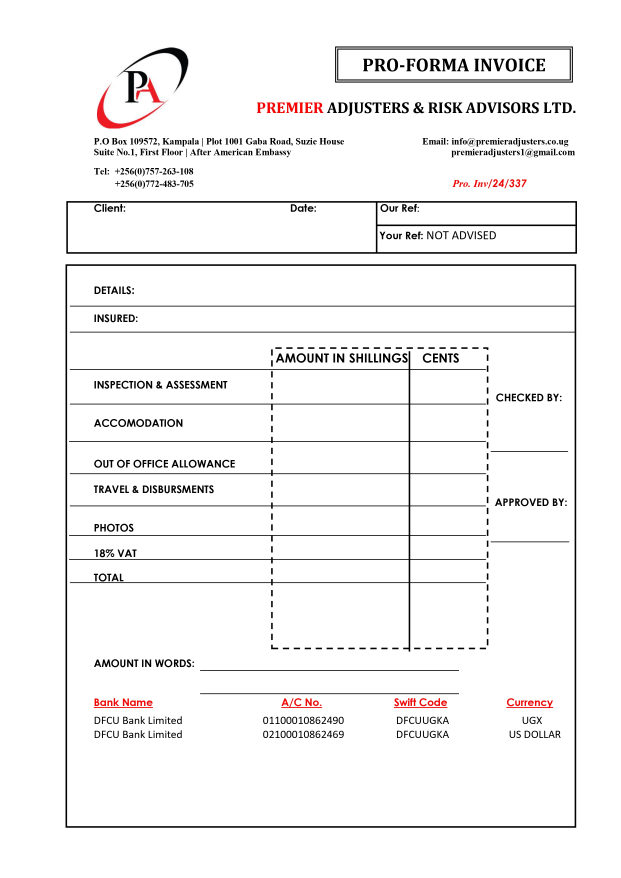
#> input picture note.jpg, 2481 x 3509 px (shown at 1/4 size)
$ python write.py
#> lines starting #> are read from the running program, lines starting #| are printed output that depends on the picture
from PIL import Image, ImageDraw, ImageFont


image = Image.open('note.jpg')
#> image is the input picture: PIL image 2481x3509 RGB; mean R, G, B 244.5, 243.8, 243.8
draw = ImageDraw.Draw(image)
font = ImageFont.truetype('arial.ttf', 70) if 'arial.ttf' else ImageFont.load_default()
color = (0, 0, 0)
draw.text((350, 900), 'Hello, World!', font=font, fill=color)
font = ImageFont.truetype('arial.ttf', 45) if 'arial.ttf' else ImageFont.load_default()
draw.text((1260, 810), '12-12-2004', font=font, fill=color)
font = ImageFont.truetype('arial.ttf', 70) if 'arial.ttf' else ImageFont.load_default()
draw.text((635, 570), 'Some details...', font=font, fill=color)
font = ImageFont.truetype('arial.ttf', 70) if 'arial.ttf' else ImageFont.load_default()
x_pos = 1120
positions = [
    (x_pos, 1500),
    (x_pos, 1650),
    (x_pos, 1790),
    (x_pos, 1930),
    (x_pos, 2050),
    (x_pos, 2150),
    (x_pos, 2250)
]

for position in positions:
    draw.text(position, '100,000 UGX', font=font, fill=color)


image.save('output.jpg')
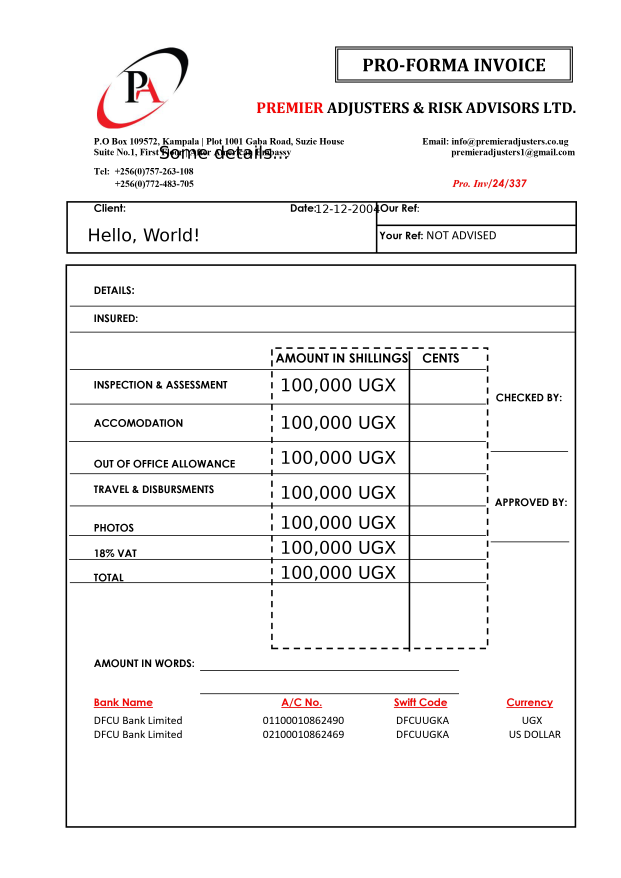
#> saved as output.jpg: PIL image 2481x3509 RGB (shown at 1/4 size); mean R, G, B 242.7, 242, 242
